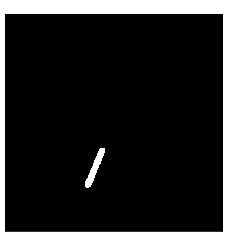
#> input picture testOpenCV/img/blackWhite.png, 242 x 248 px
$ python '求像素中心点和斜率.py'
#> lines starting #> are read from the running program, lines starting #| are printed output that depends on the picture; after the words box and inside, x2 and y2 are one past the last pixel; in counts of white or black regions, pixels touching at a corner belong together
# -*- coding: UTF-8 -*-
import numpy as np
import cv2
"""
#创建一张图512*512 3通道
width = 512
height = 512
channel = 3
img = np.zeros(shape=[width, height, channel], dtype=np.uint8)

# 遍历每个像素点，并进行赋值
for i in range(width):
    for j in range(height):
        if i==width//2 and j==height//2:
            img[i,j,:]=[255,255,255]
        else:
            img[i,j,:]=[0,0,0]
# 展示图片
cv2.namedWindow('img', cv2.WINDOW_AUTOSIZE)
cv2.imshow('img', img)
"""
#解题思路：因为我下载的你的图片，黑色周围还有白色，所以先去除了周围的白色，保证只有黑色部分图片
#对图片转灰度图，这样方便计算，每个像素点的值就是一个0-255的值，0为黑色，255为白色
#然后获得灰度图的row和col，与正常思维的width和height相反，row对应height，col对应width
#遍历row和col，先获得第一个白点，再获得最后一个白点，然后根据这两个坐标执行tan计算斜率k值
#读取图像
img2 = cv2.imread("../img/blackWhite.png")
#> img2 is the input picture: shape (248, 242, 3); min 0, max 255, mean 54.4
#转成单通道黑白图
gray = cv2.cvtColor(img2, cv2.COLOR_BGR2GRAY)
cv2.imshow('img2', img2)
cv2.imshow('gray', gray)

sp = gray.shape
#> sp = (248, 242)
rows = sp[0]
#> rows = 248
cols = sp[1]
#> cols = 242
cr = 0
cl = 0
#裁剪左边和上边空白
for row in range(rows):
    isBreak = False
    for col in range(cols):
        if gray[row, col]==0:
            cr = row
            cl = col
            print("\nrow=%d,col=%d"%(row, col))
            isBreak = True
            break
        #print(gray[row, col], end='')
        #if(col==cols-1):
            #print("\nrow=%d,col=%d-------------------------------"%(row, col))
    if isBreak==True:
        break
print (cr, cl, rows, cols, rows-cr, cols-cl)
#| 14 5 248 242 234 237
gray2 = gray[cr:rows-cr, cl:cols-cl]
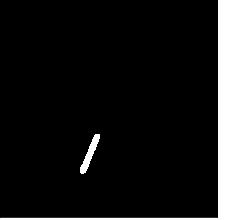
#> gray2: shape (220, 232); min 0, max 255, mean 19.2
cv2.imshow('gray2', gray2)

#裁剪右下角空白
sp = gray2.shape
#> sp = (220, 232)
rows = sp[0]
#> rows = 220
cols = sp[1]
#> cols = 232
row = rows-1
#> row = 219

print ("gray2 crop:", rows, cols, row, col)
#| gray2 crop: 220 232 219 5
while row!=0:
    isBreak = False
    col = cols - 1
    while col!=0:
        if gray2[row,col]==0:
            isBreak = True
            break
        col-=1
    if isBreak==True:
        break
    row-=1
#> after the loop, row = 216
gray3 = gray2[0:row+1, 0:col+1]
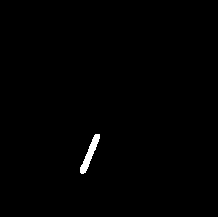
#> gray3: shape (217, 218); 0.58% white; 1 white region, box (x1, y1, x2, y2) and area: (80, 134, 100, 174) 275
cv2.imshow('gray3', gray3)

#对裁剪后的gray3求中心点坐标
sp = gray3.shape
#> sp = (217, 218)
rows = sp[0]
#> rows = 217
cols = sp[1]
#> cols = 218
x = cols//2
#> x = 109
y = rows//2
print("中心点坐标(%d,%d),图片宽高(w=%d, h=%d)"%(x,y,cols,rows))
#| 中心点坐标(109,108),图片宽高(w=218, h=217)

#求斜率 (y2-y1)/(x2-x1)
#遍历出第一个白点和最后一个白点，做计算
x1y1=[]
x2y2=[]

#求第一个白点坐标
for row in range(rows):
    isBreak = False
    for col in range(cols):
        if gray3[row,col]==255:
            x1y1.append(col)
            x1y1.append(row)
            isBreak = True
            break
    if isBreak==True:
        break
#求最后一个白点坐标
row = rows-1
while row!=0:
    isBreak = False
    col = cols - 1
    while col!=0:
        if gray2[row,col]==255:
            x2y2.append(col)
            x2y2.append(row)
            isBreak = True
            break
        col-=1
    if isBreak==True:
        break
    row-=1
print(x1y1,x2y2)
#| [95, 134] [83, 173]
#计算斜率tan值
k = abs(x2y2[1]-x1y1[1])/abs(x2y2[0]-x1y1[0])
print("斜率k=",k)
#| 斜率k= 3.25
cv2.waitKey(0)
cv2.destroyAllWindows()
